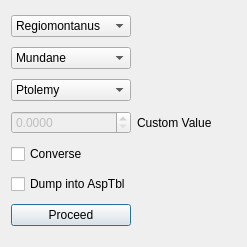
<?xml version="1.0" encoding="UTF-8"?>
<ui version="4.0">
 <class>EditDirections</class>
 <widget class="QDialog" name="EditDirections">
  <property name="geometry">
   <rect>
    <x>0</x>
    <y>0</y>
    <width>247</width>
    <height>247</height>
   </rect>
  </property>
  <property name="windowTitle">
   <string>Parameters for directions</string>
  </property>
  <layout class="QGridLayout" name="gridLayout">
   <item row="0" column="0">
    <widget class="QComboBox" name="House">
     <property name="sizePolicy">
      <sizepolicy hsizetype="Preferred" vsizetype="Fixed">
       <horstretch>0</horstretch>
       <verstretch>0</verstretch>
      </sizepolicy>
     </property>
     <item>
      <property name="text">
       <string>Regiomontanus</string>
      </property>
     </item>
     <item>
      <property name="text">
       <string>Placidus</string>
      </property>
     </item>
     <item>
      <property name="text">
       <string>Campanus</string>
      </property>
     </item>
    </widget>
   </item>
   <item row="0" column="1">
    <spacer name="horizontalSpacer">
     <property name="orientation">
      <enum>Qt::Horizontal</enum>
     </property>
     <property name="sizeHint" stdset="0">
      <size>
       <width>91</width>
       <height>20</height>
      </size>
     </property>
    </spacer>
   </item>
   <item row="1" column="0">
    <widget class="QComboBox" name="DirType">
     <item>
      <property name="text">
       <string>Mundane</string>
      </property>
     </item>
     <item>
      <property name="text">
       <string>Zodiacal</string>
      </property>
     </item>
    </widget>
   </item>
   <item row="1" column="1">
    <spacer name="horizontalSpacer_2">
     <property name="orientation">
      <enum>Qt::Horizontal</enum>
     </property>
     <property name="sizeHint" stdset="0">
      <size>
       <width>91</width>
       <height>20</height>
      </size>
     </property>
    </spacer>
   </item>
   <item row="2" column="0">
    <widget class="QComboBox" name="StatKey">
     <item>
      <property name="text">
       <string>Ptolemy</string>
      </property>
     </item>
     <item>
      <property name="text">
       <string>Naibod</string>
      </property>
     </item>
     <item>
      <property name="text">
       <string>Simmonite</string>
      </property>
     </item>
     <item>
      <property name="text">
       <string>Placidian</string>
      </property>
     </item>
     <item>
      <property name="text">
       <string>Cardan</string>
      </property>
     </item>
     <item>
      <property name="text">
       <string>Synodic</string>
      </property>
     </item>
     <item>
      <property name="text">
       <string>Custom</string>
      </property>
     </item>
    </widget>
   </item>
   <item row="2" column="1">
    <spacer name="horizontalSpacer_3">
     <property name="orientation">
      <enum>Qt::Horizontal</enum>
     </property>
     <property name="sizeHint" stdset="0">
      <size>
       <width>91</width>
       <height>20</height>
      </size>
     </property>
    </spacer>
   </item>
   <item row="3" column="0">
    <widget class="QDoubleSpinBox" name="CustVal">
     <property name="enabled">
      <bool>false</bool>
     </property>
     <property name="decimals">
      <number>4</number>
     </property>
     <property name="maximum">
      <double>9999.989999999999782</double>
     </property>
    </widget>
   </item>
   <item row="3" column="1">
    <widget class="QLabel" name="label">
     <property name="text">
      <string>Custom Value</string>
     </property>
    </widget>
   </item>
   <item row="4" column="0">
    <widget class="QCheckBox" name="Converse">
     <property name="text">
      <string>Converse</string>
     </property>
    </widget>
   </item>
   <item row="5" column="0">
    <widget class="QCheckBox" name="Dump">
     <property name="text">
      <string>Dump into AspTbl</string>
     </property>
    </widget>
   </item>
   <item row="6" column="0">
    <widget class="QPushButton" name="OkButton">
     <property name="text">
      <string>Proceed</string>
     </property>
     <property name="default">
      <bool>true</bool>
     </property>
    </widget>
   </item>
  </layout>
 </widget>
 <layoutdefault spacing="6" margin="11"/>
 <pixmapfunction>qPixmapFromMimeSource</pixmapfunction>
 <resources/>
 <connections>
  <connection>
   <sender>OkButton</sender>
   <signal>clicked()</signal>
   <receiver>EditDirections</receiver>
   <slot>accept()</slot>
   <hints>
    <hint type="sourcelabel">
     <x>20</x>
     <y>20</y>
    </hint>
    <hint type="destinationlabel">
     <x>20</x>
     <y>20</y>
    </hint>
   </hints>
  </connection>
 </connections>
</ui>
